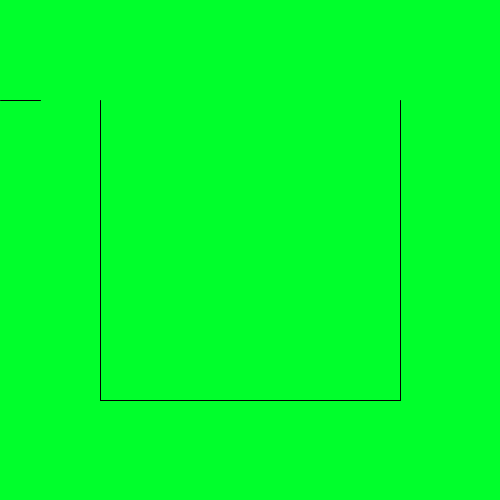
Frame 1 (no input)
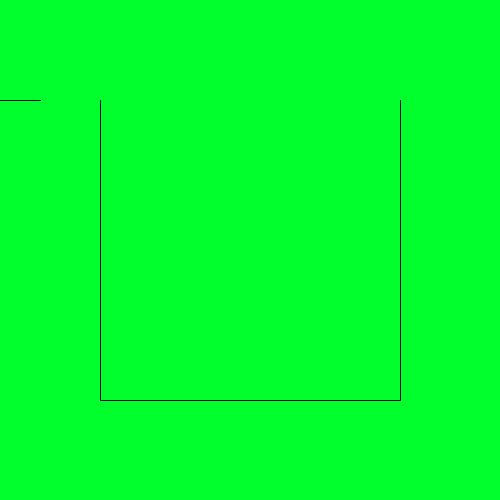
Frame 60 (the mouse pressed at the canvas centre just before this capture)
Frame 120 (the mouse held since frame 60 and released just before this capture): identical to frame 60, image omitted

The Processing sketch that drew these frames (run headless with seeded random() and noise(); from frame 60 on, the mouse is pressed at the canvas centre):

// Processing sketch: P_4___Dibujando_Linea__line_
// ── P_4___Dibujando_Linea__line_.pde
/*
 * Hola a todos amigos de Youtube aqui les presento la cuarta programacion,
 * en Processing que es como dibujar una Linea en la ventana (Funcion "line").
 * Por favor no te olvides, suscribirte, compartir y si te gusto el video
 * dejar Tu Me Gusta para poder ir creciendo. Saludos
 * Aprendiendo Electronica by Jose Velazquez
 *
 */

void setup() {  //Configuracion de la Pantalla e Iniciacion de Librerias.
  size(500, 500); //La Funcion "size" nos permite establecer
                  //el ancho y el alto de la ventana.
  background(#00FF2C); //La Funcion "background" nos permite cambiar
                       //el color de fondo de la ventana que creemos.
}

void draw() { //Ciclo Repetitivo - Codigo a Escribir (Seccion de Grafica)
  line(0, 100, 40, 100);    //Dibuja una linea con Punto A (0, 100) y Punto B (40, 100).
  line(100, 400, 400, 400); //Dibuja una linea con Punto A (100, 400) y Punto B (400, 400).
  line(100, 100, 100, 400); //Dibuja una linea con Punto A (100, 100) y Punto B (100, 400).
  line(400, 400, 400, 100); //Dibuja una linea con Punto A (400, 400) y Punto B (400, 100).
}
